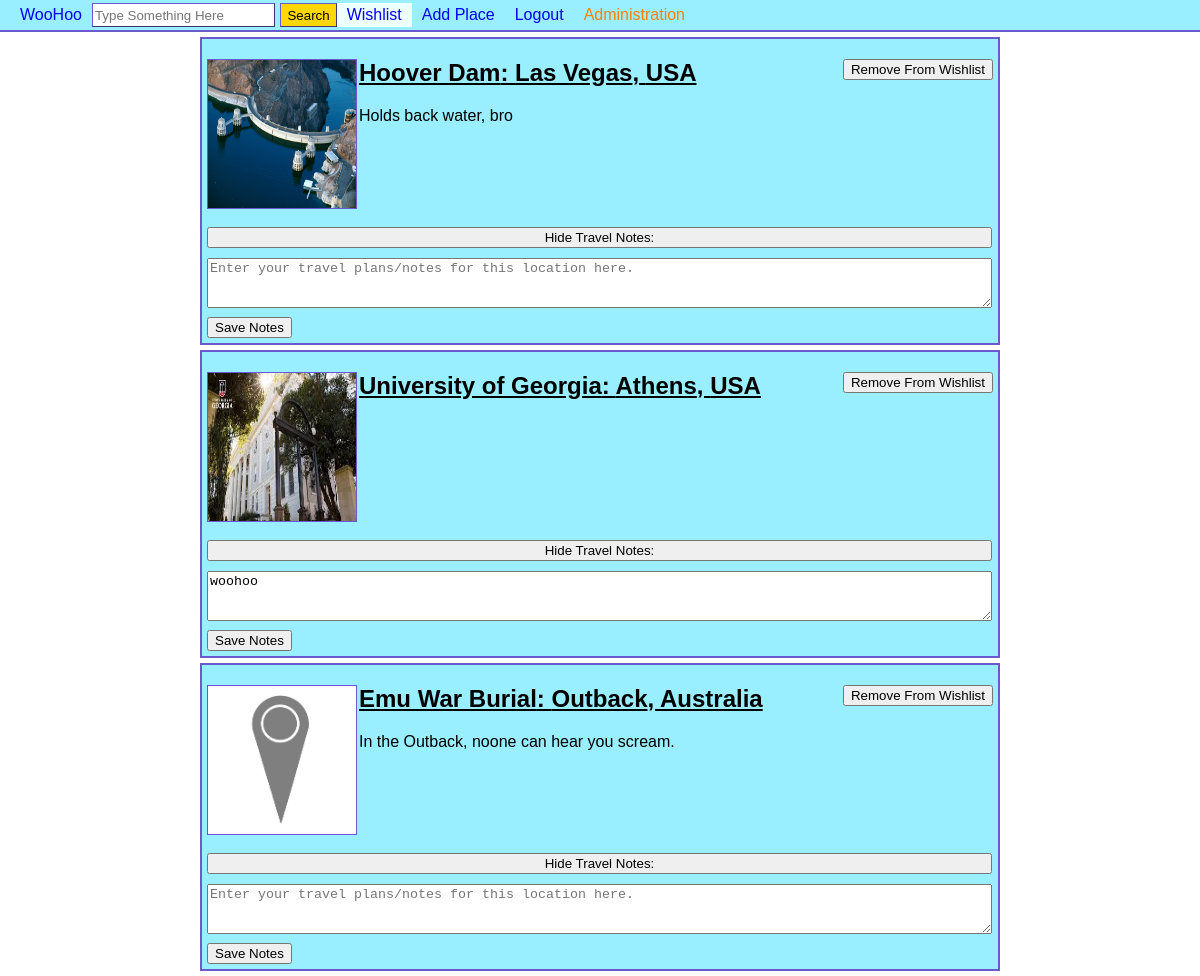
Screenshot of /wishlist.php (signed in) with the database file from the repository.
### tables this page shows
CREATE TABLE `users` (
  `userID` int(11) NOT NULL,
  `username` varchar(255) NOT NULL,
  `email` varchar(255) NOT NULL,
  `password` varchar(255) NOT NULL,
  `dateRegistered` date NOT NULL
);

CREATE TABLE `wishlist` (
  `wishlistID` int(11) NOT NULL,
  `userID` int(11) NOT NULL,
  `placeID` int(11) NOT NULL,
  `notes` text DEFAULT NULL
);

CREATE TABLE `places` (
  `placeID` int(11) NOT NULL,
  `placeName` varchar(255) NOT NULL,
  `city` varchar(255) NOT NULL,
  `country` varchar(255) NOT NULL,
  `description` text DEFAULT NULL,
  `reviewScore` decimal(10,1) DEFAULT NULL,
  `userID` int(11) NOT NULL
);

### wishlist.php (the view, shortened to what this page needs)
<?php
require('database.php');
$user_id = $_SESSION["uid"];
$queryWishlist = "SELECT wishlist.notes,wishlist.wishlistID,places.placeName,places.city,places.country,places.description,places.placeID FROM wishlist,places WHERE wishlist.userID=:uID AND wishlist.placeID=places.placeID;";
$statement1 = $db ->prepare($queryWishlist);
$statement1->bindValue(':uID', $user_id);
$statement1 -> execute();
$places = $statement1->fetchAll();
?>
<!DOCTYPE html>
<html>
<link rel="stylesheet" href="https://cdnjs.cloudflare.com/ajax/libs/font-awesome/5.15.3/css/all.min.css"/>
<link rel="stylesheet" href="style.css"/>
<body>
<header>
<?php include('header.php'); ?>
</header>
<div id="wishlist-container">
<?php $wishlistIteration = 0; ?>
<?php foreach ($places as $place) : ?>
  <div class="wishlistEntry">
    <div class="wishlist-aboveNotes">
	  <?php
	    require('database.php');
	    $getPlaceImage = "SELECT image,userID FROM pictures WHERE :currentPlace = pictures.placeID GROUP BY pictures.pictureID LIMIT 1";
	    $statement2 = $db ->prepare($getPlaceImage);
	    $statement2->bindValue(':currentPlace', $place['placeID']);
	    $statement2 -> execute();
	    $placePictures = $statement2->fetchAll();
	    if (count($placePictures)==1) {
	      foreach ($placePictures as $placePicture) {
		    $imagePath = $placePicture['image'];
	      }
	    } else {
		    $imagePath = 'default.jpg';
	    }
	  ?>
	  <div>
		<a href="<?php echo 'place.php?place=' . $place['placeID']; ?>"><img alt="Location" src="place_imgs/<?php echo $imagePath; ?>" width="150" height="150"></a>
      </div>
	  <form action="removeFromUserWishlist.php" method="post" id="remove_from_wishlist_form">
	    <input type="submit" value="Remove From Wishlist" class="wishlistRemoveButton">
	  </form>
      <h2><a href="<?php echo 'place.php?place=' . $place['placeID']; ?>"><?php echo $place['placeName']; ?>: <?php echo $place['city']; ?>, <?php echo $place['country']; ?> </a></h2>
      <p class="placeDescription"> <?php echo $place['description']; ?> </p>
  	</div>
	<br>
    <form method="POST" name="wishlist" action="updateWishlistNotes.php" target="content" id="update_notes_form">
	  <div class="wishlist-Notes">
		<br>
		<button onclick="hideShowNotes(<?php echo $wishlistIteration; ?>)" class="showNotes"> Hide Travel Notes: </button>
		<div id="visibleNotes" name="notes">
	      <textarea placeholder="Enter your travel plans/notes for this location here." class="wishlist-textarea" name="notesTextArea"><?php echo $place['notes']; ?></textarea>
   	      <input type="submit" value="Save Notes" class="wishlist-saveNotes">
		</div>
	  </div>
	</form>
  </div>
  <?php $wishlistIteration = $wishlistIteration + 1; ?>
<?php endforeach; ?>
</div>
</body>
</html>

### header.php (shortened to what this page needs)
<?php
if (isset($_SESSION["uid"])) {
	$uid = $_SESSION["uid"];
	$query = "SELECT username FROM users WHERE userID='$uid'";
	$result = $db->prepare($query);
	$result->execute();
	$username = $result->fetch();
}
?>
<?php
$search = "";
$currPageBtnCSS = 'style="background-color:#EEFFFF;"';
?>
<nav>
	<div id="topLevel" class="top_navbar">
	<div style="display:inline" class="top_navbar">
		<ul class="top_navlist" >
			<li id="icon" ><a href="index.php"><span>WooHoo</span></a></li>
			<li id="navSearch" >
				<form method="POST" name="searchBar" action="browse.php">
					<input type="search" name="query" placeholder="Type Something Here"
					value="<?php echo $search;?>"/>
					<input style="margin-left: 1px;" type="submit" value="Search" />
				</form>
			</li>
			<?php if(isset($_SESSION["loggedin"])) : ?>
				<li <?php if(str_contains($_SERVER['REQUEST_URI'], 'wishlist.php'))
					echo $currPageBtnCSS; ?>>
				<a href="wishlist.php">Wishlist</a></li>
				<li <?php if(str_contains($_SERVER['REQUEST_URI'], 'addplace.php'))
					echo $currPageBtnCSS; ?>>
				<a href="addplace.php">Add Place</a></li>
				<li class="log" style="float:right";>
					<a href="?logout">Logout</a>
				</li>
				<li class="log" <?php
					if(str_contains($_SERVER['REQUEST_URI'], 'editprofile.php'))
						echo $currPageBtnCSS;
					else
						echo 'style="float:right;"';?>>
					<a href="editprofile.php" class="headUser"><?php echo $username['username'] ?></a>
				</li>
			<?php endif; ?>
		</ul>
	</div>
	</div>
</nav>

### style.css (style rules this page uses)
body { margin-top: 0px; margin-left: 0px; margin-right: 0px; }
#filters ul, li { padding: 0; list-style-type: none; }
* { box-sizing: border-box }
body { font-family: Verdana, sans-serif; margin:0 }
img { vertical-align: middle; }
#wishlist-container { display: table; margin: 0 auto; }
#wishlist-container a { color: black; text-decoration: underline }
.wishlistEntry { display: table; background-color: #99EEFF; border: 2px solid slateblue; margin: 5px; width: 800px; height: 20px; }
.wishlistEntry img { width: 150px; float: left; border: 1px solid slateblue; }
.wishlistEntry h2 { margin-left: 152px; }
.wishlistRemoveButton { float: right; }
.wishlist-aboveNotes { margin-left: 5px; margin-right: 5px; }
.wishlist-aboveNotes p { margin-left: 152px; }
.wishlist-Notes { display: table; clear: left; }
.showNotes { margin: 0px 0px 5px 5px; clear: left; }
.wishlist-textarea { margin: 5px; width: 785px; max-width: 785px; min-width: 785px; min-height: 50px; }
.wishlist-saveNotes { margin: 0px 0px 5px 5px; }

### wishlist.php (style rules this page uses)
.showNotes { text-align: center; margin: 0 auto; width: 785px; }

### header.php (style rules this page uses)
#navSearch form input { border: 1.5px outset slateblue; height: 24px; }
#navSearch form input[type="submit"] { cursor: pointer; background-color: rgb(255, 215, 0); }
.headUser { display: block; padding-top: 2.5px; color: rgb(255, 128, 0); }
.top_navbar { background-color: #99EEFF; }
.top_navlist { margin: 0; }
ul.top_navlist { list-style-type: none; overflow: hidden; font-family: sans-serif; padding-left: 10px; display: flex; align-item: center; }
ul.top_navlist li { float: left; vertical-align: middle; // display: flex; // align-item: center; }
ul.top_navlist li a, #logoutBtn { display: block; text-decoration: none; padding: 2.5px 10px 0 10px; font-family: arial; font-size: 1em; }
header { width: 100%; align-items: center; }
#topLevel { padding-bottom: 3px; padding-top: 3px; border-bottom: 2px solid slateblue; }

### rows the page displays
users: username "Administration"
wishlist: shows a picture, placeID.placeName "Hoover Dam", placeID.city "Las Vegas", placeID.country "USA", placeID.description "Holds back water, bro"
wishlist: shows a picture, placeID.placeName "University of Georgia", placeID.city "Athens", placeID.country "USA", notesTextArea "woohoo"
wishlist: shows a picture, placeID.placeName "Emu War Burial", placeID.city "Outback", placeID.country "Australia", placeID.description "In the Outback, noone can hear you scream."
